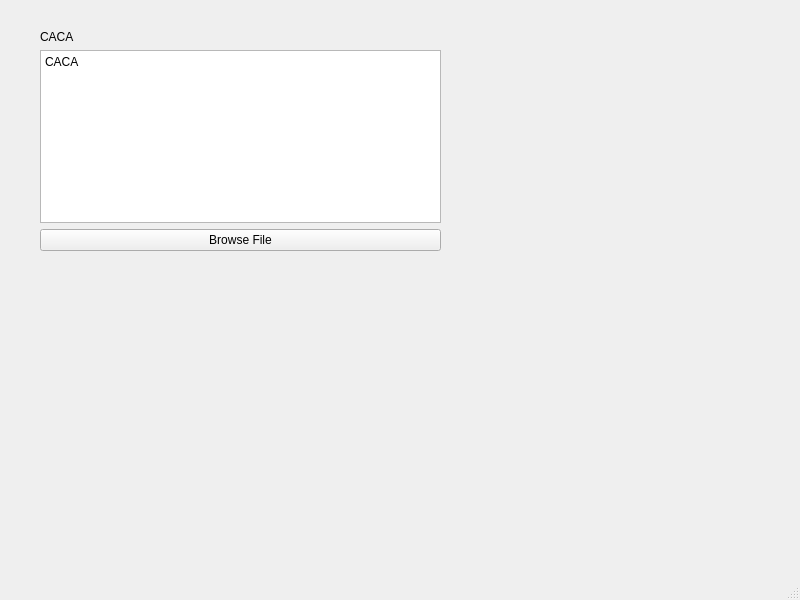
<?xml version="1.0" encoding="UTF-8"?>
<ui version="4.0">
 <class>MainWindow</class>
 <widget class="QMainWindow" name="MainWindow">
  <property name="geometry">
   <rect>
    <x>0</x>
    <y>0</y>
    <width>800</width>
    <height>600</height>
   </rect>
  </property>
  <property name="windowTitle">
   <string>MainWindow</string>
  </property>
  <widget class="QWidget" name="centralwidget">
   <widget class="QWidget" name="verticalLayoutWidget">
    <property name="geometry">
     <rect>
      <x>40</x>
      <y>30</y>
      <width>401</width>
      <height>221</height>
     </rect>
    </property>
    <layout class="QVBoxLayout" name="verticalLayout">
     <item>
      <widget class="QLabel" name="label_caca">
       <property name="text">
        <string>CACA</string>
       </property>
      </widget>
     </item>
     <item>
      <widget class="QPlainTextEdit" name="plainTextEdit">
       <property name="plainText">
        <string>CACA</string>
       </property>
      </widget>
     </item>
     <item>
      <widget class="QPushButton" name="pushButton_2">
       <property name="text">
        <string>Browse File</string>
       </property>
      </widget>
     </item>
    </layout>
   </widget>
  </widget>
  <widget class="QMenuBar" name="menubar">
   <property name="geometry">
    <rect>
     <x>0</x>
     <y>0</y>
     <width>800</width>
     <height>22</height>
    </rect>
   </property>
  </widget>
  <widget class="QStatusBar" name="statusbar"/>
 </widget>
 <resources/>
 <connections>
  <connection>
   <sender>pushButton_2</sender>
   <signal>pressed()</signal>
   <receiver>MainWindow</receiver>
   <slot>browseFile()</slot>
   <hints>
    <hint type="sourcelabel">
     <x>205</x>
     <y>311</y>
    </hint>
    <hint type="destinationlabel">
     <x>499</x>
     <y>329</y>
    </hint>
   </hints>
  </connection>
 </connections>
 <slots>
  <signal>browseFileClicked()</signal>
  <slot>browseFile()</slot>
 </slots>
</ui>
